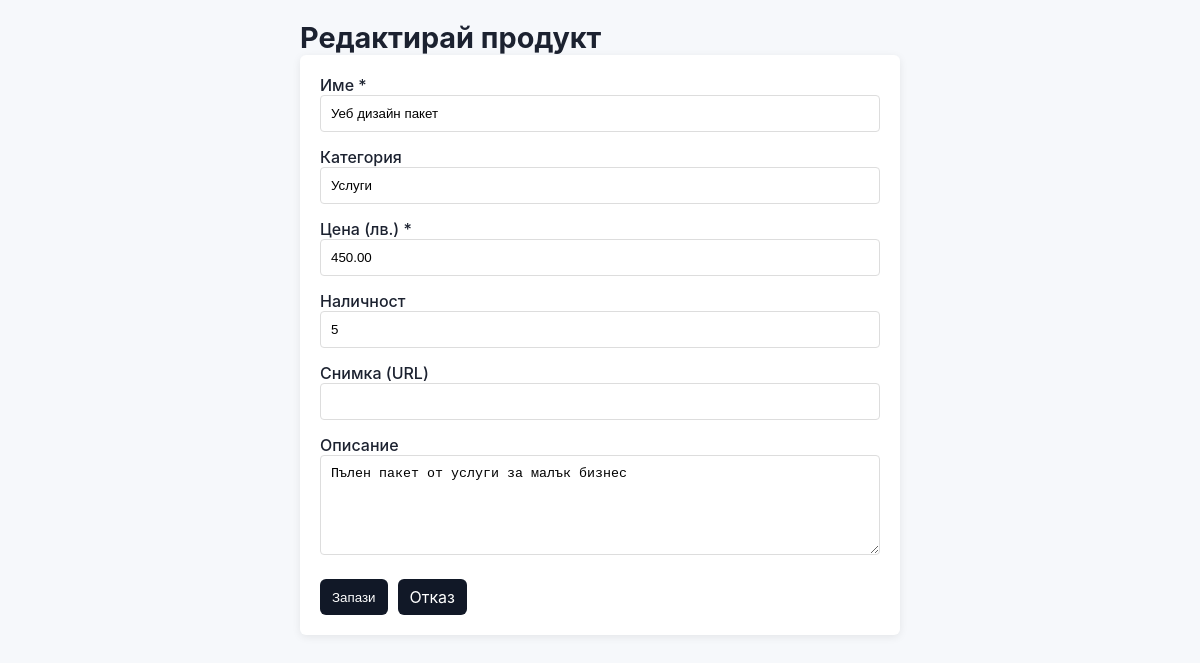
The app's page /admin/edit-product.php?id=2 (signed in) with its own data.
### tables this page shows
CREATE TABLE IF NOT EXISTS `products` (
  `id` int NOT NULL AUTO_INCREMENT,
  `name` varchar(255) NOT NULL,
  `description` text,
  `price` decimal(10,2) NOT NULL DEFAULT '0.00',
  `category` varchar(100) DEFAULT NULL,
  `image` varchar(255) DEFAULT NULL,
  `stock` int NOT NULL DEFAULT '10',
  `created_at` timestamp NOT NULL DEFAULT CURRENT_TIMESTAMP,
  PRIMARY KEY (`id`)
);

### admin/edit-product.php (the view, shortened to what this page needs)
<?php
require_once __DIR__ . '/../db.php';
$id = isset($_GET['id']) ? (int)$_GET['id'] : 0;
$stmt = $pdo->prepare('SELECT * FROM products WHERE id = :id');
$stmt->execute(['id' => $id]);
$product = $stmt->fetch();
?>
<!doctype html>
<html lang="bg">
<head>
    <link rel="stylesheet" href="../style.css">
</head>
<body>
<div class="admin-container">
    <h1>Редактирай продукт</h1>
    <form method="post" class="admin-form">
        <div class="form-group">
            <label>Име *
                <input type="text" name="name" value="<?= htmlspecialchars($_POST['name'] ?? $product['name']) ?>" required>
            </label>
        </div>
        <div class="form-group">
            <label>Категория
                <input type="text" name="category" value="<?= htmlspecialchars($_POST['category'] ?? $product['category']) ?>">
            </label>
        </div>
        <div class="form-group">
            <label>Цена (лв.) *
                <input type="number" name="price" step="0.01" value="<?= htmlspecialchars($_POST['price'] ?? $product['price']) ?>" required>
            </label>
        </div>
        <div class="form-group">
            <label>Наличност
                <input type="number" name="stock" value="<?= htmlspecialchars($_POST['stock'] ?? $product['stock']) ?>">
            </label>
        </div>
        <div class="form-group">
            <label>Снимка (URL)
                <input type="url" name="image" value="<?= htmlspecialchars($_POST['image'] ?? $product['image']) ?>">
            </label>
        </div>
        <div class="form-group">
            <label>Описание
                <textarea name="description"><?= htmlspecialchars($_POST['description'] ?? $product['description']) ?></textarea>
            </label>
        </div>
        <div class="form-actions">
            <button class="btn" type="submit">Запази</button>
            <a class="btn" href="products.php">Отказ</a>
        </div>
    </form>
</div>
</body>
</html>

### style.css (style rules this page uses)
* { box-sizing: border-box; }
body { font-family: Inter, Segoe UI, Arial, sans-serif; background: #f6f8fb; color: #1c2230; margin: 0; padding: 20px; }
h1 { margin: 0; font-size: 1.8rem; }
.btn { display: inline-block; padding: 8px 12px; background: #111827; color: #fff; text-decoration: none; border-radius: 6px; border: none; }
label { display: block; margin-bottom: 12px; }
input, textarea { width: 100%; padding: 8px; border: 1px solid #e5e7eb; border-radius: 6px; }
textarea { min-height: 120px; }
.form-actions { display: flex; gap: 8px; margin-top: 10px; }

### admin/edit-product.php (style rules this page uses)
.admin-container { max-width: 600px; margin: 0 auto; }
.admin-form { background: white; padding: 20px; border-radius: 6px; box-shadow: 0 2px 8px rgba(0,0,0,0.08); }
.form-group { margin-bottom: 15px; }
.form-group label { display: block; margin-bottom: 5px; font-weight: 500; }
.form-group input, .form-group textarea { width: 100%; padding: 10px; border: 1px solid #ddd; border-radius: 4px; }
.form-group textarea { min-height: 100px; }
.form-actions { display: flex; gap: 10px; margin-top: 20px; }

### records on screen
products: name "Уеб дизайн пакет", category "Услуги", price "450.00", stock "5", description "Пълен пакет от услуги за малък бизнес"
